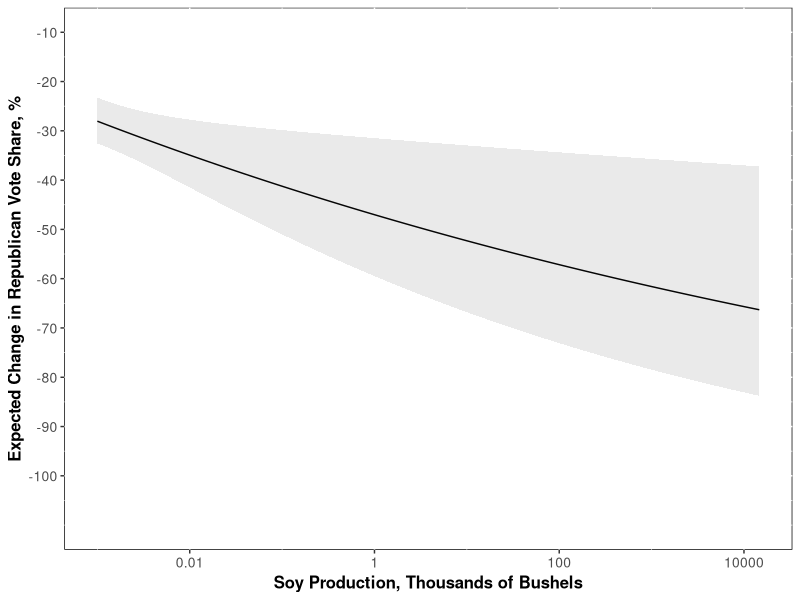

Generate this figure with R:
## ---- chunk 1
knitr::opts_chunk$set(echo = TRUE,message = FALSE,warning = FALSE,fig.cap = "...")
## ---- chunk 2
library(tidyverse)
library(magrittr)
library(lme4)
library(xtable)
## ---- chunk 3
rm(list=ls())
trumpilot<-read.csv("soydata.csv", header=TRUE)
## Generate measure of vote shift
trumpilot$votech <- with(trumpilot, log(as.numeric(Rep18)*as.numeric(Dem16)/(as.numeric(Rep16)*as.numeric(Dem18))))
trumpilot<-subset(trumpilot, is.finite(votech)) #Do we want to throw out all cases in which a major party candidate ran unopposed by the other major party candidate?

## Generate state variable for state fixed effects
trumpilot$statefips <- as.factor(floor(trumpilot$FIPS/1000))
trumpilot$soyval<-with(trumpilot, 100*sales_USD/(GDP2012*1000))
trumpilot$soyval[is.na(trumpilot$soyval)]<-0


## ---- chunk 4

## All counties, predicted using soybeans production in bushels:
summary(lm(data = trumpilot, votech ~ prod_bush))
summary(lm(data = trumpilot, votech ~ log(1 + prod_bush))) 
summary(lm(data = trumpilot, votech ~ statefips + prod_bush))
summary(lm(data = trumpilot, votech ~ statefips + log(1 + prod_bush)))

## All counties, predicted using soybeans sales, USD:
summary(lm(data = trumpilot, votech ~ sales_USD))
summary(lm(data = trumpilot, votech ~ log(1 + sales_USD)))
summary(lm(data = trumpilot, votech ~ statefips + sales_USD))
summary(lm(data = trumpilot, votech ~ statefips + log(1 + sales_USD)))

## All counties, predicted using soybeans area, acres:
summary(lm(data = trumpilot, votech ~ soyarea))
summary(lm(data = trumpilot, votech ~ log(1 + soyarea)))
summary(lm(data = trumpilot, votech ~ statefips + soyarea))
summary(lm(data = trumpilot, votech ~ statefips + log(1 + soyarea)))


## All counties, predicted using percent of county GDP from soybeans
summary(lm(data = trumpilot, votech ~ soyval))
summary(lm(data = trumpilot, votech ~ log(1 + soyval)))
summary(lm(data = trumpilot, votech ~ statefips + soyval))
summary(lm(data = trumpilot, votech ~ statefips + log(1 + soyval)))

## Counties not split between House districts, predicted using soybeans production in bushels:
summary(lm(data = subset(trumpilot, is.finite(votech) & Splitflag == 0), votech ~ prod_bush))
summary(lm(data = subset(trumpilot, is.finite(votech) & Splitflag == 0), votech ~ log(1 + prod_bush)))
summary(lm(data = subset(trumpilot, is.finite(votech) & Splitflag == 0), votech ~ statefips + prod_bush))
summary(lm(data = subset(trumpilot, is.finite(votech) & Splitflag == 0), votech ~ statefips + log(1 + prod_bush)))

## Counties not split between House districts, predicted using soybeans sales, USD:
summary(lm(data = subset(trumpilot, is.finite(votech) & Splitflag == 0), votech ~ sales_USD))
summary(lm(data = subset(trumpilot, is.finite(votech) & Splitflag == 0), votech ~ log(1 + sales_USD)))
summary(lm(data = subset(trumpilot, is.finite(votech) & Splitflag == 0), votech ~ statefips + sales_USD))
summary(lm(data = subset(trumpilot, is.finite(votech) & Splitflag == 0), votech ~ statefips + log(1 + sales_USD)))

## Counties not split between House districts, predicted using soybeans area, acres:
summary(lm(data = subset(trumpilot, is.finite(votech) & Splitflag == 0), votech ~ sales_USD))
summary(lm(data = subset(trumpilot, is.finite(votech) & Splitflag == 0), votech ~ log(1 + sales_USD)))
summary(lm(data = subset(trumpilot, is.finite(votech) & Splitflag == 0), votech ~ statefips + sales_USD))
summary(lm(data = subset(trumpilot, is.finite(votech) & Splitflag == 0), votech ~ statefips + log(1 + sales_USD)))


## Counties not split between House districts, predicted using percent of county GDP from soybeans
summary(lm(data = subset(trumpilot, is.finite(votech) & Splitflag == 0), votech ~ soyval))
summary(lm(data = subset(trumpilot, is.finite(votech) & Splitflag == 0), votech ~ log(1 + soyval)))
summary(lm(data = subset(trumpilot, is.finite(votech) & Splitflag == 0), votech ~ statefips + soyval))
summary(lm(data = subset(trumpilot, is.finite(votech) & Splitflag == 0), votech ~ statefips + log(1 + soyval)))

## Counties not split between House districts, predicted using percent of county area used for soybean planting
summary(lm(data = subset(trumpilot, is.finite(votech) & Splitflag == 0), votech ~ soyarea))
summary(lm(data = subset(trumpilot, is.finite(votech) & Splitflag == 0), votech ~ log(1 + soyarea)))
summary(lm(data = subset(trumpilot, is.finite(votech) & Splitflag == 0), votech ~ statefips + soyarea))
summary(lm(data = subset(trumpilot, is.finite(votech) & Splitflag == 0), votech ~ statefips + log(1 + soyarea)))

## ---- chunk 5
## All counties:
summary(lm(data = trumpilot, votech ~ prod_bush + log(GDP2015)+log(medinc1317)+perc_HS_GED+log(totpop1317)+urb2010+perclatino1317+trumpmarg))
summary(lm(data = trumpilot, votech ~ sales_USD+ log(GDP2015)+log(medinc1317)+perc_HS_GED+log(totpop1317)+urb2010+perclatino1317+trumpmarg))
summary(lm(data = trumpilot, votech ~ soyarea + log(GDP2015)+log(medinc1317)+perc_HS_GED+log(totpop1317)+urb2010+perclatino1317+trumpmarg))
summary(lm(data = trumpilot, votech ~ soyval + log(GDP2015)+log(medinc1317)+perc_HS_GED+log(totpop1317)+urb2010+perclatino1317+trumpmarg))


## Counties not split between House districts
summary(lm(data = trumpilot[trumpilot$Splitflag==0,],votech ~ prod_bush+log(GDP2015)+log(medinc1317)+perc_HS_GED+log(totpop1317)+urb2010+perclatino1317+trumpmarg))
summary(lm(data = trumpilot[trumpilot$Splitflag==0,], votech ~ sales_USD+ log(GDP2015)+log(medinc1317)+perc_HS_GED+log(totpop1317)+urb2010+perclatino1317+trumpmarg))
summary(lm(data = trumpilot[trumpilot$Splitflag==0,], votech ~ soyarea+ log(GDP2015)+log(medinc1317)+perc_HS_GED+log(totpop1317)+urb2010+perclatino1317+trumpmarg))
summary(lm(data = trumpilot[trumpilot$Splitflag==0,], votech ~ soyval+ log(GDP2015)+log(medinc1317)+perc_HS_GED+log(totpop1317)+urb2010+perclatino1317+trumpmarg))


#With fixed effects:
summary(lm(data = trumpilot[trumpilot$Splitflag==0,], votech ~ statefips + prod_bush+log(GDP2015)+log(medinc1317)+perc_HS_GED+log(totpop1317)+urb2010+perclatino1317+trumpmarg))
summary(lm(data = trumpilot[trumpilot$Splitflag==0,], votech ~ statefips + sales_USD+ log(GDP2015)+log(medinc1317)+perc_HS_GED+log(totpop1317)+urb2010+perclatino1317+trumpmarg))
summary(lm(data = trumpilot[trumpilot$Splitflag==0,], votech ~ statefips + soyarea+ log(GDP2015)+log(medinc1317)+perc_HS_GED+log(totpop1317)+urb2010+perclatino1317+trumpmarg))
summary(lm(data = trumpilot[trumpilot$Splitflag==0,], votech ~ statefips + soyval+ log(GDP2015)+log(medinc1317)+perc_HS_GED+log(totpop1317)+urb2010+perclatino1317+trumpmarg))

## Counties not split between House districts, predicted using percent of county area used for soybean planting
summary(lm(data = trumpilot[trumpilot$Splitflag==0,], votech ~ prod_bush+ log(GDP2015)+log(medinc1317)+perc_HS_GED+log(totpop1317)+urb2010+perclatino1317+trumpmarg))
summary(lm(data = trumpilot[trumpilot$Splitflag==0,], votech ~ sales_USD+ log(GDP2015)+log(medinc1317)+perc_HS_GED+log(totpop1317)+urb2010+perclatino1317+trumpmarg))
summary(lm(data = trumpilot[trumpilot$Splitflag==0,], votech ~ soyarea+ log(GDP2015)+log(medinc1317)+perc_HS_GED+log(totpop1317)+urb2010+perclatino1317+trumpmarg))
summary(lm(data = trumpilot[trumpilot$Splitflag==0,], votech ~ soyval+ log(GDP2015)+log(medinc1317)+perc_HS_GED+log(totpop1317)+urb2010+perclatino1317+trumpmarg))

#With Fixed Effects:
summary(lm(data = trumpilot[trumpilot$Splitflag==0,], votech ~ statefips + prod_bush+ log(GDP2015)+log(medinc1317)+perc_HS_GED+log(totpop1317)+urb2010+perclatino1317+trumpmarg))
summary(lm(data = trumpilot[trumpilot$Splitflag==0,], votech ~ statefips + sales_USD+ log(GDP2015)+log(medinc1317)+perc_HS_GED+log(totpop1317)+urb2010+perclatino1317+trumpmarg))
summary(lm(data = trumpilot[trumpilot$Splitflag==0,], votech ~ statefips + soyarea+ log(GDP2015)+log(medinc1317)+perc_HS_GED+log(totpop1317)+urb2010+perclatino1317+trumpmarg))
summary(lm(data = trumpilot[trumpilot$Splitflag==0,], votech ~ statefips + soyval+ log(GDP2015)+log(medinc1317)+perc_HS_GED+log(totpop1317)+urb2010+perclatino1317+trumpmarg))

## ---- chunk 6

center<-function(myvar){
  (myvar-mean(myvar, na.rm=TRUE))
}

tr_cr<-trumpilot %>% 
  select(sales_USD,soyval,soyarea,prod_bush, GDP2015, stateGDP, medinc1317,perc_HS_GED, perc_BA, totpop1317,urb2010,perclatino1317,trumpmarg)  %>% 
  mutate(ln_GDP2015=log(GDP2015/1000), ln_stateGDP=log(stateGDP/1000000), ln_inc=log(medinc1317/1000), ln_pop=log(totpop1317/1000), perclatino1317=perclatino1317*100,perc_HS_GED=perc_HS_GED*100,perc_BA=perc_BA*100,sales_USD=sales_USD/100000, soyarea=soyarea/640,prod_bush=prod_bush/1000000, ln_sales_USD=log(sales_USD/100000+1), ln_soyval=log(soyval+1), ln_soyarea=log(soyarea/640+1), ln_prod_bush=log(prod_bush+1)) 

tr_cr<-do.call(cbind,lapply(tr_cr,center))
newnames<-paste(names(as.data.frame(tr_cr)),"_cr",sep="")
colnames(tr_cr)<-newnames


trumpilot1<-cbind.data.frame(subset(trumpilot, select=c("statefips","state","county","Dist","Splitflag","votech")),tr_cr)

## ---- chunk 7

## All counties, predicted using bushels:
summary(m1_full<-lmer(data = trumpilot1, votech ~ ln_prod_bush_cr + ln_GDP2015_cr+perc_HS_GED_cr+ln_pop_cr+urb2010_cr+perclatino1317_cr+trumpmarg_cr + (1  | statefips)))
summary(m2_full<-lmer(data = trumpilot1, votech ~ ln_soyval_cr + ln_GDP2015_cr+perc_HS_GED_cr+ln_pop_cr+urb2010_cr+perclatino1317_cr+trumpmarg_cr + (1  | statefips)))

summary(lmer(data = trumpilot1, votech ~ ln_prod_bush_cr + ln_GDP2015_cr+perc_HS_GED_cr+perc_BA_cr+ln_pop_cr+urb2010_cr+perclatino1317_cr+trumpmarg_cr + (1  | statefips)))


summary(lmer(data = trumpilot1, votech ~ ln_sales_USD_cr + ln_GDP2015_cr+perc_HS_GED_cr+ln_pop_cr+urb2010_cr+perclatino1317_cr+trumpmarg_cr + (1  | statefips)))
summary(lmer(data = trumpilot1, votech ~ ln_soyarea_cr + ln_GDP2015_cr+perc_HS_GED_cr+ln_pop_cr+urb2010_cr+perclatino1317_cr+trumpmarg_cr + (1  | statefips)))


## ---- chunk 8

center<-function(myvar){
  (myvar-mean(myvar, na.rm=TRUE))
}

tr_cr<-trumpilot %>% 
  filter(Splitflag==0) %>%
  select(sales_USD,soyval,soyarea,prod_bush, GDP2015, stateGDP, medinc1317,perc_HS_GED, totpop1317,urb2010,perclatino1317,trumpmarg)  %>% 
  mutate(ln_GDP2015=log(GDP2015/1000), ln_stateGDP=log(stateGDP/1000000), ln_inc=log(medinc1317/1000), ln_pop=log(totpop1317/1000),perclatino1317=perclatino1317*100,perc_HS_GED=perc_HS_GED*100,  sales_USD=sales_USD/100000, soyarea=soyarea/640,prod_bush=prod_bush/1000000, ln_sales_USD=log(sales_USD/100000+1), ln_soyval=log(soyval+1), ln_soyarea=log(soyarea/640+1), ln_prod_bush=log(prod_bush+1)) 

tr_cr<-do.call(cbind,lapply(tr_cr,center))
newnames<-paste(names(as.data.frame(tr_cr)),"_cr",sep="")
colnames(tr_cr)<-newnames


trumpilot2<-cbind.data.frame(subset(trumpilot[trumpilot$Splitflag==0,], select=c("statefips","state","county","Dist","votech")),tr_cr)

## ---- chunk 9
##Counties not split between House districts, predicted using percent of county GDP from soybeans
summary(m1<-lmer(data = trumpilot2, votech ~ ln_prod_bush_cr + ln_GDP2015_cr+perc_HS_GED_cr+ln_pop_cr+urb2010_cr+perclatino1317_cr+trumpmarg_cr + (1 | statefips)))
summary(m2<-lmer(data = trumpilot2, votech ~ soyval_cr + ln_GDP2015_cr+perc_HS_GED_cr+ln_pop_cr+urb2010_cr+perclatino1317_cr+trumpmarg_cr + (1 | statefips)))

summary(lmer(data = trumpilot2, votech ~ ln_sales_USD_cr + ln_GDP2015_cr+perc_HS_GED_cr+ln_pop_cr+urb2010_cr+perclatino1317_cr+trumpmarg_cr + (1 | statefips)))
summary(lmer(data = trumpilot2, votech ~ ln_soyarea_cr + ln_GDP2015_cr+perc_HS_GED_cr+ln_pop_cr+urb2010_cr+perclatino1317_cr+trumpmarg_cr + (1 | statefips)))


## ---- chunk 10
trumpilot2<-trumpilot2 %>% mutate(dist_state=as.factor(paste0(state,Dist)))

##Counties not split between House districts
summary(lmer(data = trumpilot2, votech ~ ln_prod_bush_cr + ln_GDP2015_cr+perc_HS_GED_cr+ln_pop_cr+urb2010_cr+perclatino1317_cr+trumpmarg_cr + (1 | statefips)+ (1 | dist_state)))
summary(lmer(data = trumpilot2, votech ~ ln_soyval_cr +ln_GDP2015_cr+perc_HS_GED_cr+ln_pop_cr+urb2010_cr+perclatino1317_cr+trumpmarg_cr + (1 | statefips)+ (1 | dist_state)))

summary(lmer(data = trumpilot2, votech ~ ln_sales_USD_cr + ln_GDP2015_cr+perc_HS_GED_cr+ln_pop_cr+urb2010_cr+perclatino1317_cr+trumpmarg_cr +   (1 | statefips)+(1 | dist_state)))
summary(lmer(data = trumpilot2, votech ~ ln_soyarea_cr + ln_GDP2015_cr+perc_HS_GED_cr+ln_pop_cr+urb2010_cr+perclatino1317_cr+trumpmarg_cr + (1 | statefips)+(1 | dist_state)))


## ---- chunk 11
coef(m1) #coef calculates state-specific intercepts as re+fe
fixef(m1) #main (average) effects
ranef(m1) #Random (state-level) intercepts
theme_set(theme_grey() + theme(panel.background = element_rect(fill = NA, color = 'black'))+ theme(axis.text=element_text(size=10),
					axis.title=element_text(size=12,face="bold")))



ln_prod_bush=seq(min(log(trumpilot$prod_bush+1), na.rm=TRUE),max(log(trumpilot$prod_bush+1), na.rm=TRUE), by=.1)
mycoef<-as.matrix(fixef(m1)[1:2])

mycov<-vcov(m1)
yhat<-cbind(1,ln_prod_bush)%*%mycoef
se_yhat<-sqrt(mycov[1,1]+(ln_prod_bush^2)*mycov[2,2]+2*ln_prod_bush*mycov[1,2])

mylabel<-1-yhat

p<-ggplot()+geom_line(aes(x=(exp(ln_prod_bush))/1000,y=exp(yhat)))+geom_ribbon(aes(x=(exp(ln_prod_bush))/1000, ymin=exp(yhat-2*se_yhat),ymax=exp(yhat+2*se_yhat)), alpha=.1) 
p + scale_y_continuous("Expected Change in Republican Vote Share, %", limits=c(0,1), breaks=seq(.1,1,.1), labels=seq(-100,-10,10))+scale_x_log10("Soy Production, Thousands of Bushels", breaks=c(0.01,1,100,10000), labels=c("0.01","1","100","10000"))
ggsave("fitted.pdf")
